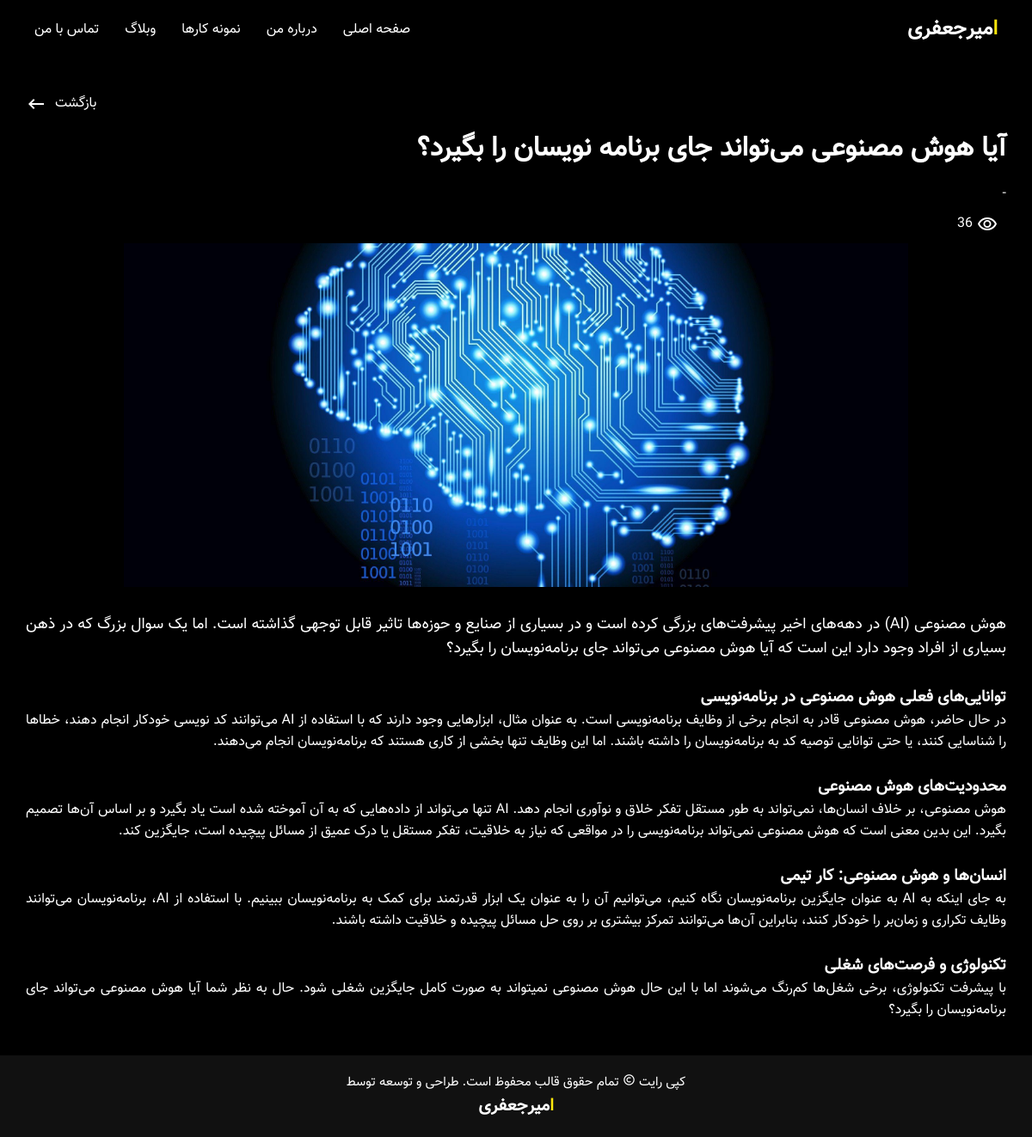
Page /weblog/article/14/ on the committed database.
### weblog/models.py (models this page shows)
class Weblog(models.Model):
    image = models.ImageField(upload_to='static/images/weblog')
    title = models.CharField(max_length=80,default=None)
    slug = models.SlugField(allow_unicode=True)
    body = models.TextField(default=None)
    view = models.IntegerField(default=0)
    created = jmodels.jDateTimeField(auto_now_add=True)

### weblog/views.py (the view)
# urls.py: path('article/<int:pk>/',views.ArticleView.as_view(),name='article_detail'),
class ArticleView(View):
    def get(self,req,pk):
        article = get_object_or_404(Weblog,id=pk)
        return render(req,'weblog/article.html',{'article':article})

### weblog/templates/weblog/article.html (shortened to what this page needs)
{% extends 'base.html' %}
{% load static %}
{% load jformat %}
{% block content %}
<div class="article-detail">
    <div class="container">
        <div class="back">
            <a href="{% url 'weblog:weblog' %}">
                بازگشت
                <span class="material-symbols-outlined">
                </span>
            </a>
        </div>
        <div class="article-title">
            <h1>{{article.title}}</h1>
        </div>
        <span class="time">- {{article.created|jformat:"%H:%M"}}</span>
        <br>
        <span class="views">
            <span class="material-symbols-outlined">
            </span>
            {{article.view}}
        </span>
        <div class="article-image">
            <img src="{{article.image.url}}" alt="">
        </div>
        <div class="content">
            <p>{{article.body|safe}}</p>
        </div>
    </div>
</div>
{% endblock %}

### static/css/styles.css (style rules this page uses)
* { margin: 0; padding: 0; font-family: Vazir2; box-sizing: border-box; }
html { scroll-behavior: smooth; }
a { color: #fff; text-decoration: none; }
.container { max-width: 1140px; margin: auto; }
.article-detail { background-color: #000; color: #fff; padding: 40px 0px; }
.article-detail h1 { margin: 15px 0px; }
.article-detail .article-image { width: 912px; height: 400px; margin: 0 auto; }
.article-detail img { width: 100%; height: 100%; object-fit: cover; }
.article-detail .content { margin-top: 30px; text-align: justify; }
.article-detail .content p { font-size: 18px; }
.views { display: flex; align-items: center; gap: 5px; margin: 10px; justify-content: flex-start; }
.back a { display: flex; align-items: center; gap: 10px; justify-content: left; transition: 0.3s all ease; }
@media (max-width: 1225px) { .article-detail { padding: 40px 20px; } }

### rows in the picture
Weblog: title "آیا هوش مصنوعی می‌تواند جای برنامه‌ نویسان را بگیرد؟", view "36", image (picture), body "هوش مصنوعی (AI) در دهه‌های اخیر پیشرفت‌های بزرگی کرده است و در بسیاری از صنایع و حوزه‌ها تاثیر قابل توجهی گذاشته است. اما یک سوال بزرگ که در ذهن بسیاری از افراد وجود دارد این است که آیا هوش مصنوعی می‌تواند جای برنامه‌نویسان را بگیرد؟ توانایی‌های فعلی هوش مصنوعی در برنامه‌نویسی در حال حاضر، هوش مصنوعی قادر به انجام برخی از وظایف برنامه‌نویسی است. به عنوان مثال، ابزارهایی وجود دارند که با استفاده از AI می‌توانند کد نویسی خودکار انجام دهند، خطاها را شناسایی کنند، یا حتی توانایی توصیه کد به برنامه‌نویسان را داشته باشند. اما این وظایف تنها بخشی از کاری هستند که برنامه‌نویسان انجام می‌دهند. محدودیت‌های هوش مصنوعی هوش مصنوعی، بر خلاف انسان‌ها، نمی‌تواند به طور مستقل تفکر خلاق و نوآوری انجام دهد.…"
